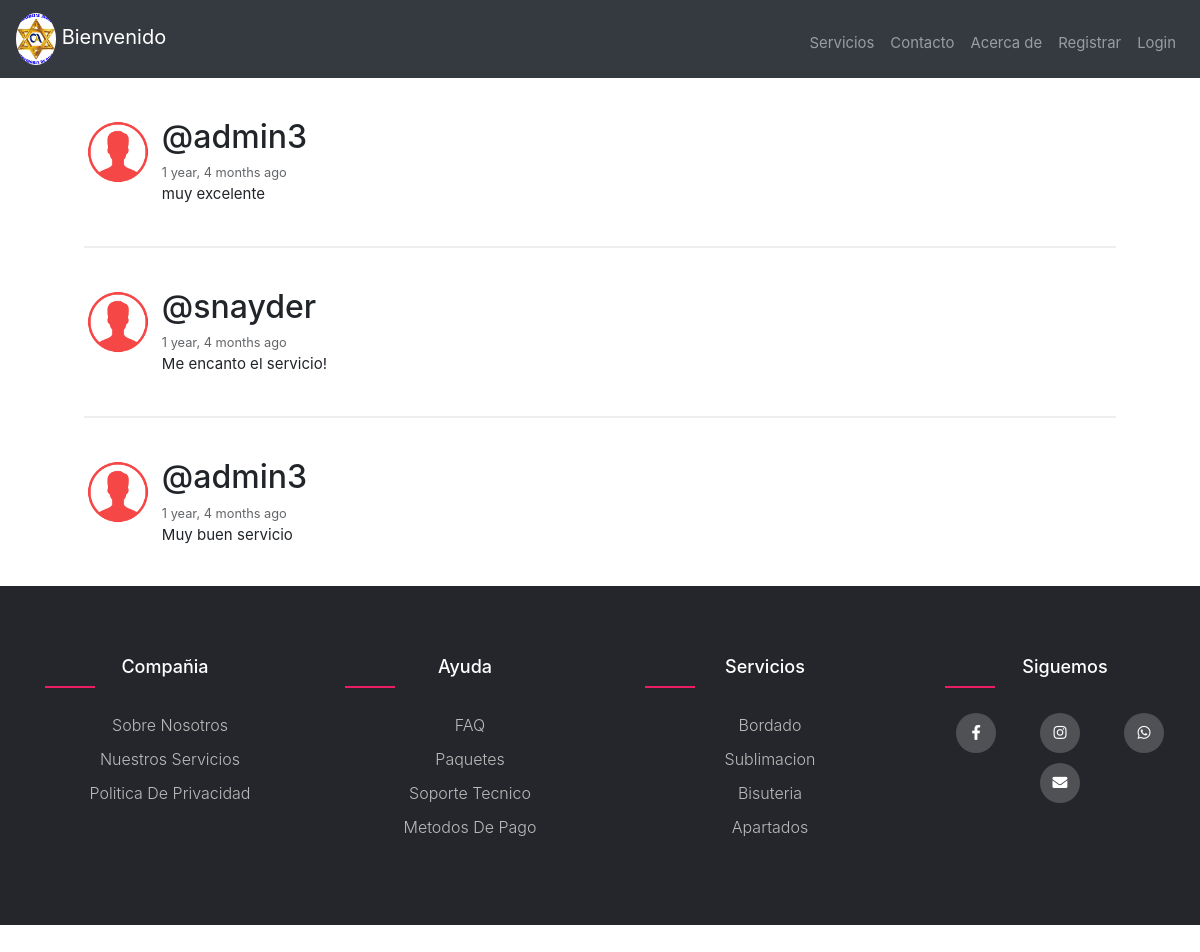
The page //feed on the database its author committed.
### APPS/models.py (models this page shows, shortened)
class Post(models.Model):
    user = models.ForeignKey(User, on_delete=models.CASCADE, related_name='posts')
    timestamp = models.DateTimeField(default=timezone.now)
    content = models.TextField()
    class Meta:
        ordering = ['-timestamp']

### APPS/views.py (the view)
# urls.py: path('/feed', views.feed, name='feed'),
def feed(request):
    context = {
        'posts': Post.objects.all()
    }
    return render(request, 'feed.html', context)

### APPS/templates/feed.html (shortened to what this page needs)
{% extends 'layout.html' %}
{% load humanize %}
{% block content %}
<link rel="stylesheet" href="../static/styleee.css">
<link rel="stylesheet" href="../static/normalize.css">
<link rel="stylesheet" href="https://stackpath.bootstrapcdn.com/bootstrap/4.4.1/css/bootstrap.min.css">
<div class="container">
{% for post in posts %}
<article>
    <div class="container-article">
        <img src="../static/img/user.png">
        <div>
            <h2 class="username">@{{ post.user.username }}</a></h2>
            <time data-time="#">{{ post.timestamp|naturaltime }}</time>
            <div class="post">{{ post.content }}</div>
        </div>
    </div>
</article>
{% endfor %}
</div>
{% endblock %}

### APPS/static/styleee.css (style rules this page uses)
body { background: #e0e9e9; font-size: 62.5%; font-family: 'Varela Round', Helvetica, Arial, serif; }
img { object-fit: cover; }
article { width: 93%; margin: auto; padding: 40px 0; border-bottom: 2px solid #ECEEEF; }
.username { margin-bottom: .2rem; }
.container-article { display: flex; }
.container-article img { height: 68px; width: 68px; margin-right: 10px; border-radius: 50%; }
article:last-child { border-bottom: 0; }
time { font-size: .8rem; opacity: .7; }
.post { font-size: .94rem; }

### rows shown on the page
Post: user.username "admin3", timestamp "1 year, 4 months ago", content "muy excelente"
Post: user.username "snayder", timestamp "1 year, 4 months ago", content "Me encanto el servicio!"
Post: user.username "admin3", timestamp "1 year, 4 months ago", content "Muy buen servicio"
